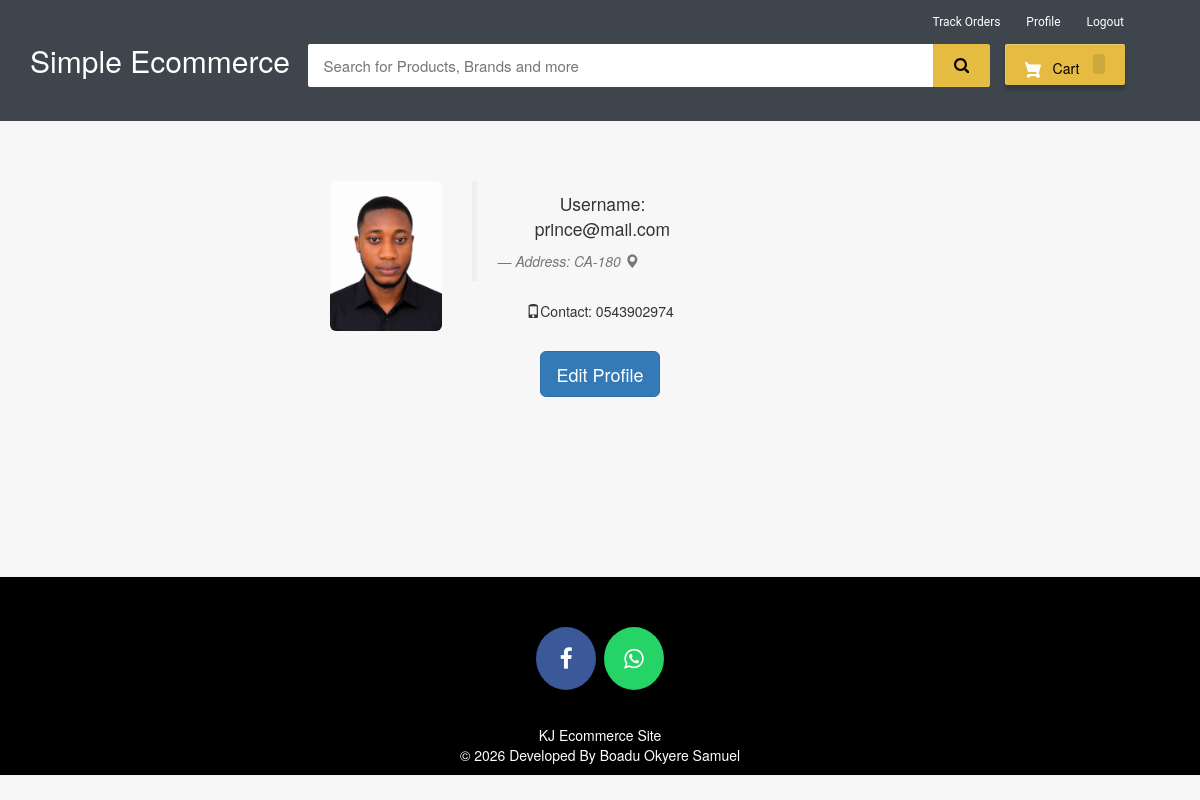
/my-profile (signed in), run on the app's committed database.
### ecom/models.py (models this page shows, shortened)
class Customer(models.Model):
    user=models.OneToOneField(User,on_delete=models.CASCADE)
    profile_pic= models.ImageField(upload_to='profile_pic/CustomerProfilePic/',null=True,blank=True)
    address = models.CharField(max_length=40)
    mobile = models.CharField(max_length=20,null=False)

### ecom/views.py (the view)
# urls.py: path('my-profile', views.my_profile_view,name='my-profile'),
@login_required(login_url='customerlogin')
@user_passes_test(is_customer)
def my_profile_view(request):
    customer=models.Customer.objects.get(user_id=request.user.id)
    return render(request,'ecom/my_profile.html',{'customer':customer})

### ecom/views.py (called while the page is built)
def is_customer(user):
    return user.groups.filter(name='CUSTOMER').exists()

### templates/ecom/my_profile.html (shortened to what this page needs)
{% extends 'ecom/customer_base.html' %}
{% load static %}
{% block content %}
<br><br><br>
<div style="padding-left:300px;" class="container">
        <div class="col-sm-2 col-md-2">
            <img src="{% static customer.profile_pic.url %}"   alt="profile pic" class="img-rounded img-responsive" />
        </div>
        <div class="col-sm-4 col-md-4">
            <blockquote>
                <p>Username: {{request.user}}</p> <small><cite title="Source Title">Address: {{customer.address}}  <i class="glyphicon glyphicon-map-marker"></i></cite></small>
            </blockquote>
            <p><i class="glyphicon glyphicon-phone"></i>Contact: {{customer.mobile}}
            </p>
        </div>
</div>
<br>
<div style="text-align: center;">
  <a href="/edit-profile"><button class="btn btn-primary btn-lg" ><span>Edit Profile </span></button></a>
</div>
<br><br><br><br><br><br>
{% endblock content %}

### templates/ecom/customer_base.html (style rules this page uses)
body { background-color: #f7f7f7; }
p { text-align: center; }

### templates/ecom/my_profile.html (style rules this page uses)
body { background-color:#f7f7f7; }

### data on the page
Customer: profile_pic (picture), address "CA-180", mobile "0543902974"

### other printed values
{{ request.user }} "prince@mail.com"
